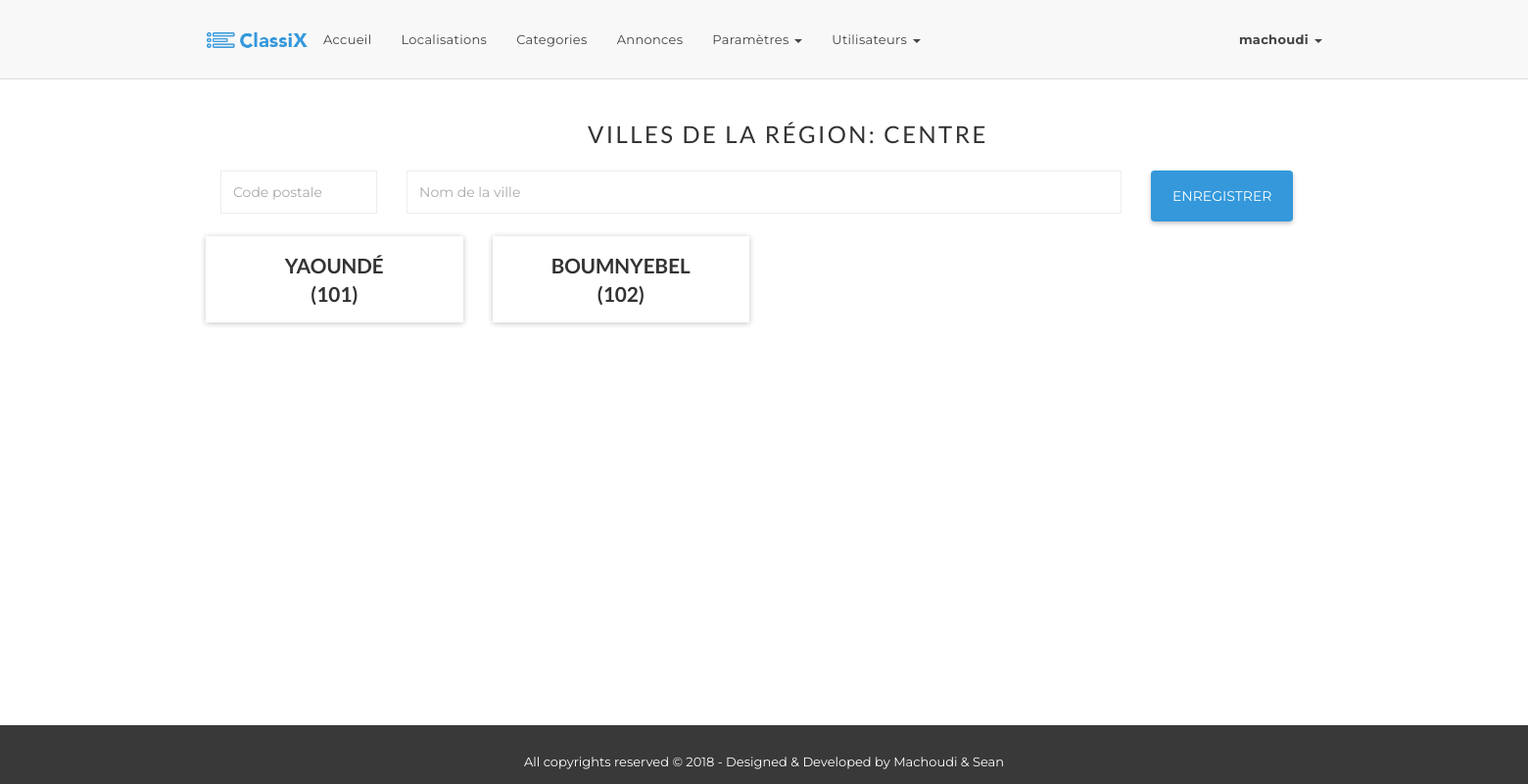
Page /admin/adm_cities.php?regionid=1 (signed in) on the committed database.
### tables this page shows
CREATE TABLE `regions` (
  `regionid` int(11) NOT NULL AUTO_INCREMENT,
  `region_name` varchar(100) NOT NULL,
  PRIMARY KEY (`regionid`),
  UNIQUE KEY `regions_region_name_uindex` (`region_name`)
);

CREATE TABLE `cities` (
  `regionid` int(11) NOT NULL,
  `code_postal` int(11) NOT NULL,
  `city_name` varchar(100) NOT NULL,
  PRIMARY KEY (`code_postal`)
);

### classes/Crud.php (called while the page is built, shortened)
<?php
class Crud {
  private $_host = "localhost";
  private $_username = "advertize";
  private $_password = "*c218*";
  private $_database = "advertize";
  protected $connection;
  public function __construct() {
    if( !isset($this->connection) ) {
      $this->connection = new mysqli($this->_host, $this->_username,
      $this->_password, $this->_database);
    }
    return $this->connection;
  }
  public function getData($query) {
    $result = $this->connection->query($query);
    if($result === false) {
        return $this->connection->error;
    }else{
        if( $result->num_rows == 0 ) {
            return 0;
        }else {
            $rows = array();
            while ($row = $result->fetch_assoc()) {   $rows[] = $row; }
            return $rows;
        }
    }
  }
}

### classes/Regions.php (called while the page is built, shortened)
<?php
require_once 'Crud.php';
class Regions extends Crud {
    public $region_name;
    public $regionid;
    public function getRegionName()
    {
        return $this->region_name;
    }
    public function getRegionid()
    {
        return $this->regionid;
    }
    public function setRegionid($regionid)
    {
        $this->regionid = $regionid;
    }
    public function getRegion(){
        return $this->getData("SELECT region_name FROM ".TBL_Regions
            ." WHERE region_name='".$this->getRegionName()."'"
            ." OR regionid=".$this->getRegionid());
    }
}

### classes/Cities.php (called while the page is built, shortened)
<?php
require_once 'Crud.php';
class Cities extends Crud {
    public $regionid;
    public function getRegionid()
    {
        return $this->regionid;
    }
    public function setRegionid($regionid)
    {
        $this->regionid = $regionid;
    }
    public function getRegionCities(){
        $query = "SELECT * FROM ".TBL_Cities
            ." WHERE regionid = '".$this->getRegionid()."'";
        return $this->getData($query);
    }
}

### admin/adm_cities.php (the view, shortened to what this page needs)
<?php require_once '_inc_header.php'; ?>
<?php
require_once '../classes/Regions.php';
require_once '../classes/Cities.php';
$errors = array();
$inputDisabled = "";
$region = new Regions();
$region->setRegionid($_GET['regionid']);
$regionInfos = $region->getRegion();
$cities = new Cities();
$cities->setRegionid($_GET['regionid']);
$citiesList = $cities->getRegionCities();
?>
    <section id="categories-homepage">
        <div class="container">
            <div class="row">
                <div class="col-md-12 col-lg-offset-4">
                    <h3 class="section-title">Villes de la région:
                        <?php echo $library->outputField($regionInfos[0]['region_name']); ?>
                    </h3>
                </div>
                <div class="col-md-12">
                    <?php   $library->debug_errors($errors); ?>
                    <form  role="form" class="login-form" method="post"
                           action="<?php echo $_SERVER['PHP_SELF']; ?>?regionid=<?php echo $_GET['regionid']; ?>">
                        <div class="form-group col-lg-2 col-sm-12">
                            <input type="text" class="form-control" autofocus
                                   value="<?php $library->inputData($_POST['CodePostale']); ?>"
                                   name="CodePostale" placeholder="Code postale" <?php echo $inputDisabled ?> >
                        </div>
                        <div class="form-group col-lg-8 col-sm-12">
                            <input type="text" class="form-control"
                                   value="<?php $library->inputData($_POST['CityName']); ?>"
                                   name="CityName" placeholder="Nom de la ville" <?php echo $inputDisabled ?> >
                        </div>
                        <div class="form-group col-lg-2 col-sm-12">
                            <button class="btn btn-common log-btn">Enregistrer</button>
                        </div>
                    </form>
                </div>
                <?php if($citiesList === 0): ?>
                    <div class="col-md-3 col-sm-6 col-xs-12">
                        <div class="category-box border-1 wow fadeInUpQuick animated"
                             data-wow-delay="0.3s"
                             style="height: 200px!important;max-height: 300px!important;visibility: visible;-webkit-animation-delay: 0.3s; -moz-animation-delay: 0.3s; animation-delay: 0.3s;">
                            <div class="category-header">
                                <a href="#"><h4>Villes non configurées</h4></a>
                            </div>
                            <div class="category-content"
                                 style="text-align: center;padding-top: 30px;">
                                <h1>0</h1>
                            </div>
                        </div>
                    </div>
                <?php else: ?>
                    <?php for($i=0; $i<sizeof($citiesList); $i++): ?>
                        <div class=" col-md-3 col-sm-6 col-xs-12">
                            <div class="panel panel-default">
                                <div class="panel-body center">
                                    <h3>
                                        <?php echo $citiesList[$i]["city_name"]; ?><br>
                                        (<?php echo $citiesList[$i]["code_postal"]; ?>)
                                    </h3>
                                </div>
                            </div>
                        </div>
                    <?php endfor; ?>
                <?php endif; ?>
            </div>
        </div>
    </section>
<?php require_once '../_inc/_inc_footer.php'; ?>

### assets/material-kit.css (style rules this page uses)
body,h1,h2,h3,h4,h5,h6,.h1,.h2,.h3,.h4 { font-family:open sans,sans-serif;font-weight:400 }
.form-group { position:relative }
h3,.h3 { font-size:1.825em;line-height:1.4em;margin:20px 0 10px }
.panel { border-radius:2px;border:0;box-shadow:0 1px 6px 0 rgba(0,0,0,.12),0 1px 6px 0 rgba(0,0,0,.12) }
* { -webkit-tap-highlight-color:transparent;-webkit-tap-highlight-color:transparent }

### assets/main.css (style rules this page uses)
body { font-family:montserrat,sans-serif;font-weight:400;font-size:13px;line-height:24px;overflow-x:hidden }
h1,h2,h3,h4,h5,h6 { margin-top:0;margin-bottom:0;font-family:lato,sans-serif;font-weight:700 }
h3 { font-size:1.6em;line-height:1.4em }
.center { text-align:center }
.btn { padding:16px 22px;color:#fff;border-radius:4px;position:relative;-webkit-transition:all .3s linear;-moz-transition:all .3s linear;-ms-transition:all .3s linear;-o-transition:all .3s linear;transition:all .3s linear;box-shadow:0 2px 4px 0 rgba(0,0,0,.1),0 2px 5px 0 rgba(0,0,0,.15);border:0;text-transform:uppercase }
.btn-common,.btn-primary { background:#3498db }
.section-title { font-size:24px;letter-spacing:.1em;padding:20px 0;text-transform:uppercase;font-weight:400 }
.panel-default { border-radius:0;border:0 }
.form-control { background-color:#fff;border:1px solid #eee;border-radius:0;box-shadow:0 0 1px rgba(0,0,0,.075);color:#444;display:block;height:44px;padding:10px 12px;width:100% }

### _inc/_inc_header.php (style rules this page uses)
html { position: relative; min-height: 100%; }
body { margin-bottom: 60px; }

### rows in the picture
regions: region_name "CENTRE"
cities: city_name "YAOUNDÉ", code_postal "101"
cities: city_name "BOUMNYEBEL", code_postal "102"

### other values in the picture
$_SESSION['user']['pseudo'] "machoudi"
